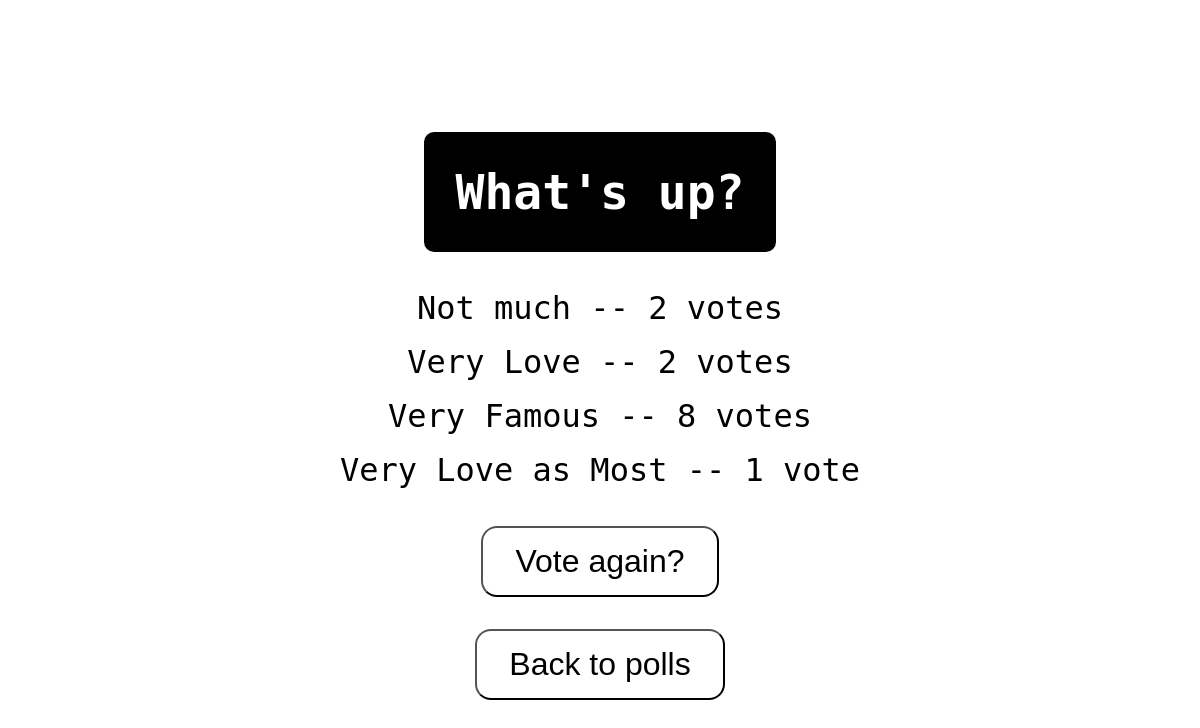
The app's page /polls/1/results/, older data.
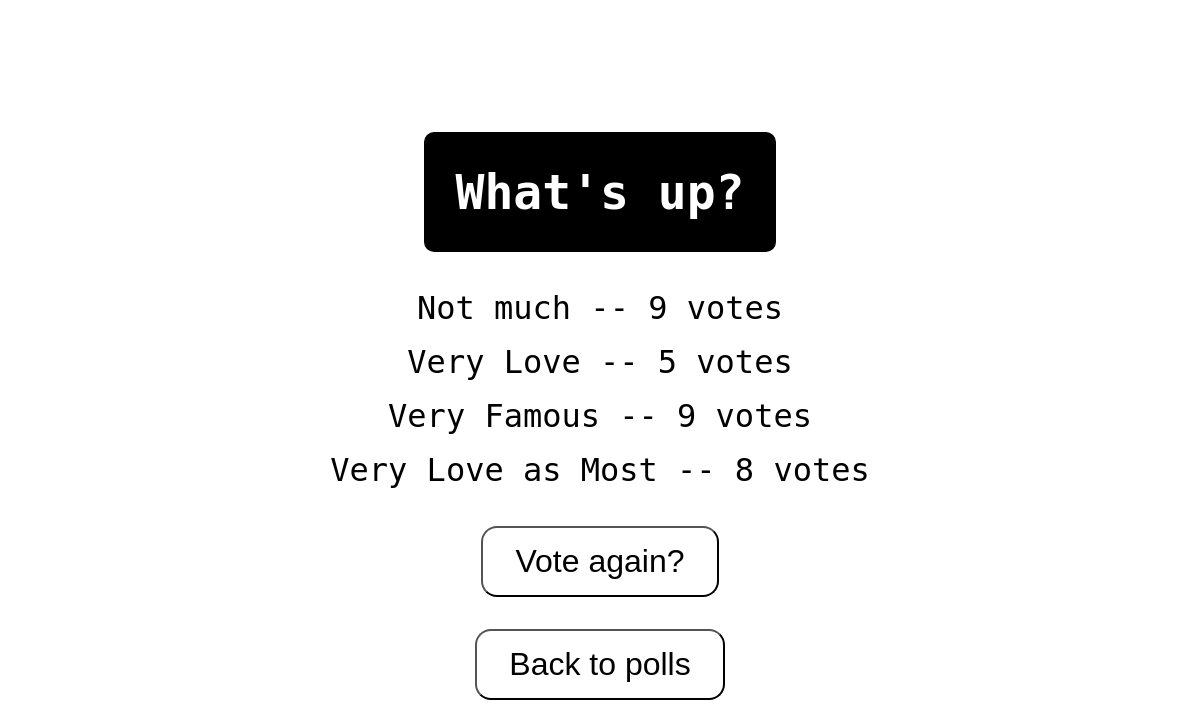
The same page, newer data.
### polls/models.py (models this page shows, shortened)
class Question(models.Model):
    question_text = models.CharField(max_length=200)
    pub_date = models.DateTimeField('date published')

class Choice(models.Model):
    question = models.ForeignKey(Question, on_delete=models.CASCADE)
    choice_text = models.CharField(max_length=200)
    votes = models.IntegerField(default=0)

### polls/views.py (the view)
# urls.py: path('<int:pk>/results/', views.ResultsView.as_view(), name='results'),
class ResultsView(generic.DetailView):
    model = Question
    template_name = 'polls/results.html'

### polls/templates/polls/results.html
{% load static %}
<link rel="stylesheet" type="text/css" href="{% static 'polls/results.css' %}">
<h1>{{ question.question_text }}</h1>
<ul>
{% for choice in question.choice_set.all %}
    <li>{{ choice.choice_text }} -- {{ choice.votes }} vote{{ choice.votes|pluralize }}</li>
{% endfor %}
</ul>
<button><a href="{% url 'polls:detail' question.id %}">Vote again?</a></button>
<button><a href="{% url 'polls:index' %}">Back to polls</a></button>

### polls/static/polls/results.css (style rules this page uses)
h1 { font-family: "monospace"; font-size: 3rem; text-align: center; color: white; background-color: black; border-radius: 10px; padding: 2rem; }
ul { list-style-type: none; color: black; padding: 0; margin: 0; padding: 5px; overflow: hidden; border-radius: 10px; font-family: "monospace"; }
li { display: flex; justify-content: center; font-size: 2rem; margin-bottom: 1rem; }
button { border-color: black; border-radius: 1rem; padding: 15px 32px; margin-top: 1rem; margin: 1rem; cursor: pointer; transition-duration: 0.4s; background-color: white; }
a { text-decoration: none; color: black; font-size: 2rem; }

Row changes from the older to the newer data that the page shows:
changed Choice "Not much": votes "2" → "9"
changed Choice "Very Love": votes "2" → "5"
changed Choice "Very Famous": votes "8" → "9"
changed Choice "Very Love as Most": votes "1" → "8"
